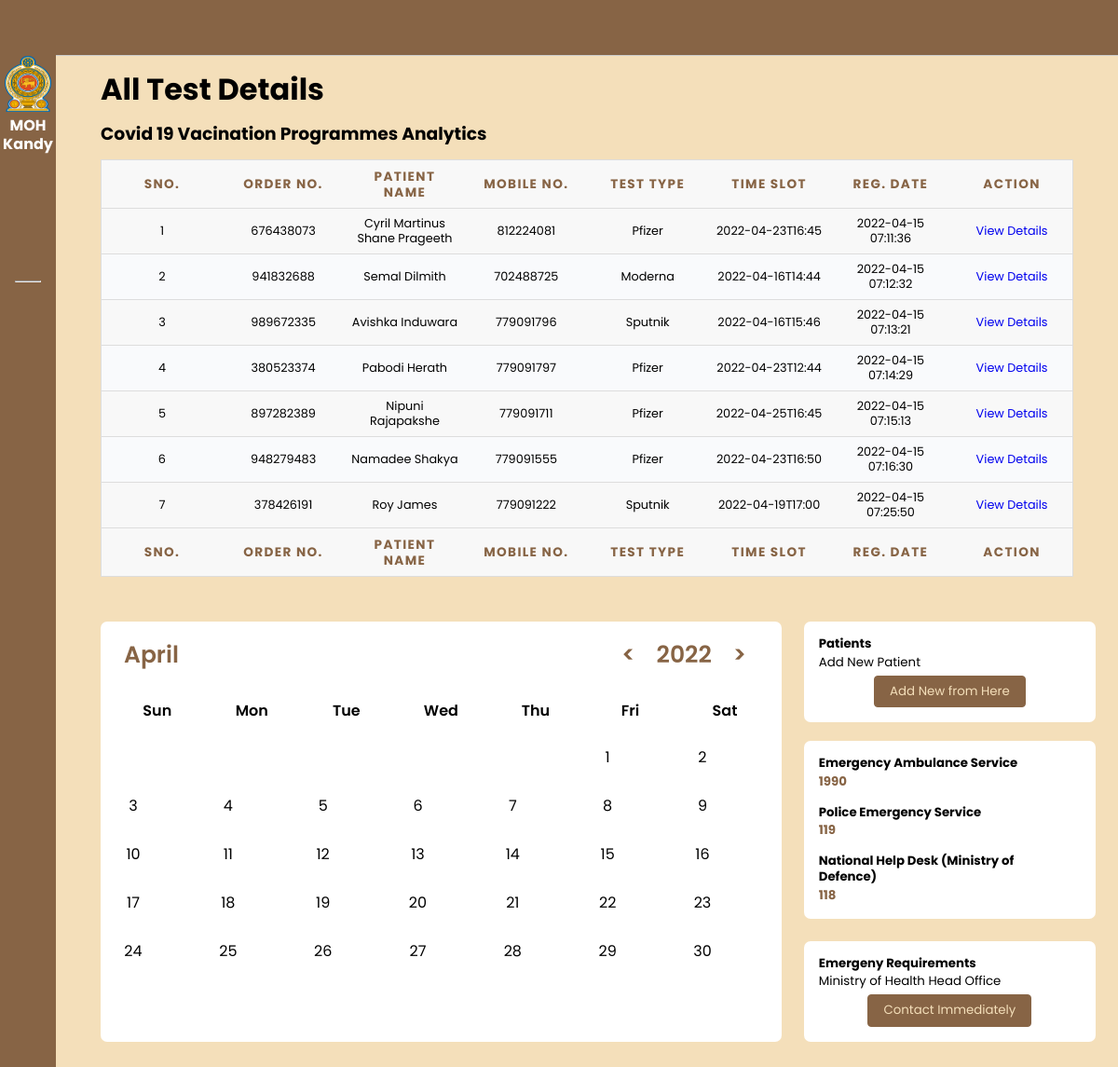
/all-test.php (signed in), run on the app's committed database.
### tables this page shows
CREATE TABLE `tbltestrecord` (
  `id` int NOT NULL,
  `OrderNumber` bigint DEFAULT NULL,
  `PatientMobileNumber` bigint DEFAULT NULL,
  `TestType` varchar(100) DEFAULT NULL,
  `TestTimeSlot` varchar(120) DEFAULT NULL,
  `ReportStatus` varchar(100) DEFAULT NULL,
  `FinalReport` varchar(150) DEFAULT NULL,
  `ReportUploadTime` varchar(200) DEFAULT NULL,
  `RegistrationDate` timestamp NULL DEFAULT CURRENT_TIMESTAMP,
  `AssignedtoEmpId` varchar(150) DEFAULT NULL,
  `AssigntoName` varchar(180) DEFAULT NULL,
  `AssignedTime` varchar(100) DEFAULT NULL
);

CREATE TABLE `tblpatients` (
  `id` int NOT NULL,
  `FullName` varchar(120) DEFAULT NULL,
  `MobileNumber` bigint DEFAULT NULL,
  `DateOfBirth` date DEFAULT NULL,
  `GovtIssuedId` varchar(150) DEFAULT NULL,
  `GovtIssuedIdNo` varchar(150) DEFAULT NULL,
  `FullAddress` varchar(255) DEFAULT NULL,
  `State` varchar(200) DEFAULT NULL,
  `RegistrationDate` timestamp NOT NULL DEFAULT CURRENT_TIMESTAMP
);

### all-test.php (the view, shortened to what this page needs)
<?php session_start();
include_once('includes/config.php');
if (strlen($_SESSION['aid']==0)) {
  header('location:logout.php');
  } else{
?>
<!DOCTYPE html>
<html lang="en">
<head>
    <link rel="stylesheet" href="https://cdn.jsdelivr.net/gh/lykmapipo/themify-icons@0.1.2/css/themify-icons.css">
    <link rel="stylesheet" href="style.css">
    <link rel="stylesheet" href="dropdown.css">
    <link rel="stylesheet" href="tables.css">
</head>
<body>
    <?php include_once('includes/sidesection.php');?>
    <div class="main-content">
        <header>
        </header>
        <main>
            <h1 class="dash-title">All Test Details</h1>
            <h3 class="dash-title">Covid 19 Vacination Programmes Analytics</h3>
            <div class="container">
            <form name="assignto" method="post">
                                <table class="table table-bordered" id="dataTable" width="100%" cellspacing="0">
                                    <thead>
                                        <tr>
                                            <th>Sno.</th>
                                            <th>Order No.</th>
                                            <th>Patient Name</th>
                                            <th>Mobile No.</th>
                                            <th>Test Type</th>
                                            <th>Time Slot</th>
                                            <th>Reg. Date</th>
                                            <th>Action</th>
                                        </tr>
                                    </thead>
                                    <tfoot>
                                            <tr>
                                            <th>Sno.</th>
                                            <th>Order No.</th>
                                            <th>Patient Name</th>
                                            <th>Mobile No.</th>
                                            <th>Test Type</th>
                                            <th>Time Slot</th>
                                            <th>Reg. Date</th>
                                            <th>Action</th>
                                        </tr>
                                    </tfoot>
                                    <tbody>
<?php $query=mysqli_query($con,"select tbltestrecord.OrderNumber,tblpatients.FullName,tblpatients.MobileNumber,tbltestrecord.TestType,tbltestrecord.TestTimeSlot,tbltestrecord.RegistrationDate,tbltestrecord.id as testid from tbltestrecord
join tblpatients on tblpatients.MobileNumber=tbltestrecord.PatientMobileNumber
    ");
$cnt=1;
while($row=mysqli_fetch_array($query)){
?>
                                        <tr>
                                            <td><?php echo $cnt;?></td>
                                            <td><?php echo $row['OrderNumber'];?></td>
                                            <td><?php echo $row['FullName'];?></td>
                                            <td><?php echo $row['MobileNumber'];?></td>
                                            <td><?php echo $row['TestType'];?></td>
                                            <td><?php echo $row['TestTimeSlot'];?></td>
                                             <td><?php echo $row['RegistrationDate'];?></td>
                                            <td>
                                <a href="test-details.php?tid=<?php echo $row['testid'];?>&&oid=<?php echo $row['OrderNumber'];?>" class="btn btn-info btn-sm">View Details</a>
                            </td>
                                        </tr>
<?php $cnt++;} ?>
                                    </tbody>
</table>
                                     </form>
</div>
<?php include_once('includes/bottomsection.php');?>
        </main>
    </div>
</body>
</html>
<?php } ?>

### style.css (style rules this page uses)
body { background-color: #F4DFBA; }
* { font-family: 'Poppins', sans-serif; margin: 0; padding: 0; text-decoration: none; list-style-type: none; box-sizing: border-box; }
.main-content { position: relative; margin-left: 240px; transition: margin-left 500ms; }
main { margin-top: 60px; background: #F4DFBA; min-height: 90vh; padding: 1rem 3rem; }
header { position: fixed; left: 240px; top: 0; z-index: 100; width: calc(100% - 240px); background: #876445; height: 60px; padding: 0rem 1rem; display: flex; align-items: center; justify-content: space-between; border-bottom: 1px solid #ccc; transition: left 500ms; }
.dash-title { color: var(--color-dark); margin-bottom: 1rem; }
th { font-size: 1.1rem; padding: 1rem 1rem; color: #876445; text-align: center; }
td { font-size: .8rem; padding: 1rem 1rem; text-align: center; }
tbody tr:nth-child(even) { background: #f9fafc; }
@media only screen and (max-width: 1200px) { .main-content { margin-left: 60px; } }
@media only screen and (max-width: 1200px) { .main-content header { left: 60px; width: calc(100% - 60px); } }
* { padding: 0; margin: 0; box-sizing: border-box; }

### tables.css (style rules this page uses)
table { border: 1px solid #ccc; border-collapse: collapse; margin: 0; padding: 0; width: 100%; table-layout: fixed; }
table tr { background-color: #f8f8f8; border: 1px solid #ddd; padding: .35em; }
table th, table td { padding: .625em; text-align: center; }
table th { font-size: .85em; letter-spacing: .1em; text-transform: uppercase; }
body { font-family: "Open Sans", sans-serif; line-height: 1.25; }

### data on the page
tbltestrecord: OrderNumber "676438073", tblpatients.FullName "Cyril Martinus Shane Prageeth", tblpatients.MobileNumber "812224081", TestType "Pfizer", TestTimeSlot "2022-04-23T16:45", RegistrationDate "2022-04-15 07:11:36"
tbltestrecord: OrderNumber "941832688", tblpatients.FullName "Semal Dilmith", tblpatients.MobileNumber "702488725", TestType "Moderna", TestTimeSlot "2022-04-16T14:44", RegistrationDate "2022-04-15 07:12:32"
tbltestrecord: OrderNumber "989672335", tblpatients.FullName "Avishka Induwara", tblpatients.MobileNumber "779091796", TestType "Sputnik", TestTimeSlot "2022-04-16T15:46", RegistrationDate "2022-04-15 07:13:21"
tbltestrecord: OrderNumber "380523374", tblpatients.FullName "Pabodi Herath", tblpatients.MobileNumber "779091797", TestType "Pfizer", TestTimeSlot "2022-04-23T12:44", RegistrationDate "2022-04-15 07:14:29"
tbltestrecord: OrderNumber "897282389", tblpatients.FullName "Nipuni Rajapakshe", tblpatients.MobileNumber "779091711", TestType "Pfizer", TestTimeSlot "2022-04-25T16:45", RegistrationDate "2022-04-15 07:15:13"
tbltestrecord: OrderNumber "948279483", tblpatients.FullName "Namadee Shakya", tblpatients.MobileNumber "779091555", TestType "Pfizer", TestTimeSlot "2022-04-23T16:50", RegistrationDate "2022-04-15 07:16:30"
tbltestrecord: OrderNumber "378426191", tblpatients.FullName "Roy James", tblpatients.MobileNumber "779091222", TestType "Sputnik", TestTimeSlot "2022-04-19T17:00", RegistrationDate "2022-04-15 07:25:50"
